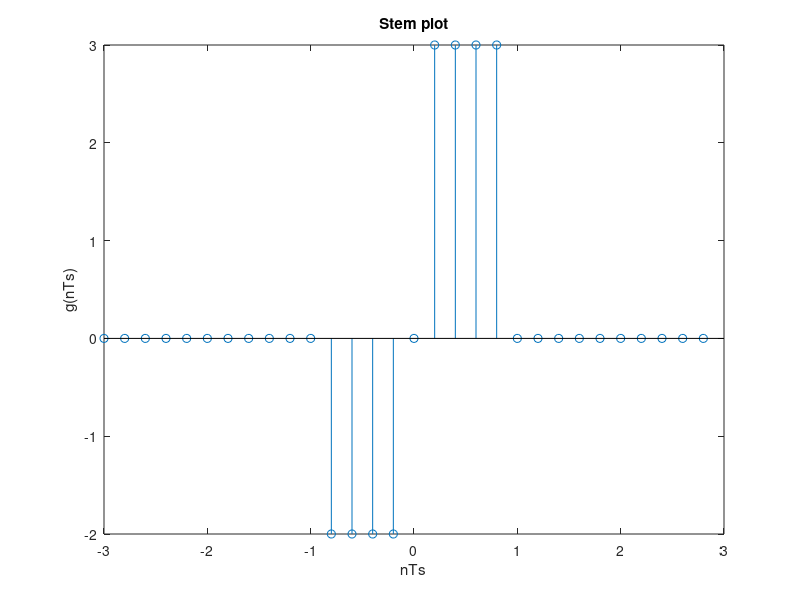

This figure's MATLAB source: (Note: this script raises an error after producing the figure.)
a = randi([2,6]);
Ts = 20/(20*5);
t = -3:Ts:3.0-Ts;
g = zeros(1,length(t));

for j = 1:length(t)
if abs(t(j)) < 1
if t(j) < 0
g(j) = -2;
elseif t(j) > 0
g(j) = 3;
end
end
end

figure;
stem(t,g);
title('Stem plot');
xlabel('nTs');
ylabel('g(nTs)');

gr = DtoA(0,Ts,6,g);
gr1 = DtoA(1,Ts,6,g);
gr2 = DtoA(2,Ts,6,g);

figure;
plot(linspace(-3,3,length(gr)),gr);
title('Zero Hold Interpolation');
xlabel('Time (t)');
ylabel('gr(Ts)');

figure;
plot(linspace(-3,3,length(gr1)),gr1);
title('Linear Interpolation');
xlabel('Time (t)');
ylabel('gr(Ts)');

figure;
plot(linspace(-3,3,length(gr2)),gr2);
title('Ideal Bandlimited Interpolation');
xlabel('Time (t)');
ylabel('gr(Ts)');

function xR = DtoA(type,Ts,dur,Xn)
p = generateInterp(type,Ts,dur);
xR = zeros(1,length(Xn)*500+length(p));
for x = 1: length(Xn)
xR(1+500*(x-1):500*(x-1)+length(p)) = Xn(x)*p + xR(1+500*(x-1):500*(x-1)+length(p));
end
xR = xR(250*length(Xn)+1: end-250*length(Xn));
end
function [x] = generateInterp(type,Ts,dur)
dur_postive = dur/2;
dur_negative = -0.5*dur;
t = dur_negative:Ts/500:dur_postive;
x = zeros(1,length(t));
if type == 0

for k = 1:length(t)
if (t(1,k) <= (Ts/2)) && (t(1,k) > (-Ts/2))
x(1,k) = 1;
else
x(1,k) = 0;
end
end
elseif type == 1

for k = 1:length(t)
if (t(1,k) <= Ts/2) && (t(1,k) >= -1*Ts/2)
x(1,k) = 1-(abs(t(1,k)/(Ts/2)));
else
x(1,k) = 0;
end
end

else

for k = 1:length(t)
if t(1,k) == 0
x(1,k) = 1;
else
x(1,k) = Ts*sin(pi*t(1,k)/Ts)/(pi*t(1,k));
end
end
end
end

